Frame 1 (no input): blank canvas, image omitted
Frame 60 (the mouse pressed at the canvas centre just before this capture): blank canvas, image omitted
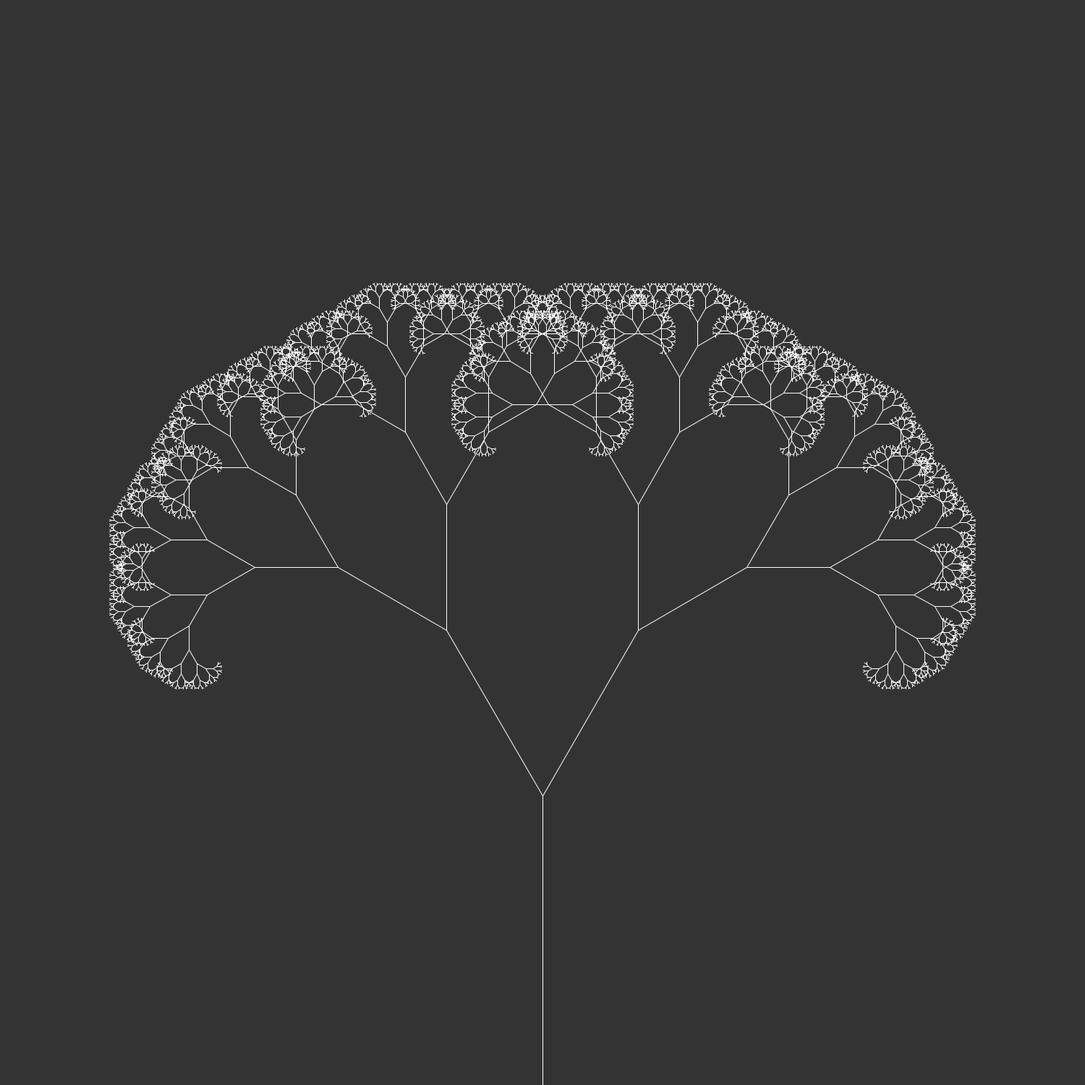
Frame 120 (the mouse held since frame 60 and released just before this capture)

The Processing sketch whose frames 1 and 60 were blank and that drew this single picture after the mouse press (run headless with seeded random() and noise(); from frame 60 on, the mouse is pressed at the canvas centre):

// Processing sketch: FractleTree
// ── FractleTree.pde

//float theta;

void setup() {
  size(1500, 1500);
}

void draw() {
  background(51);

  float h = 400;

  //theta = radians(mouseX);
  translate(width/2, height);

  stroke(255);
  line(0, 0, 0, -h);

  translate(0, -h);
  tree(h);


  
}

void tree(float h) {
  float theta = radians(mouseX);

  h *= 0.66;

  if (h > 2) {
    pushMatrix();
    rotate(theta);
    line(0, 0, 0, -h);
    translate(0, -h);
    tree(h);
    popMatrix();

    pushMatrix();
    rotate(-theta);
    line(0, 0, 0, -h);
    translate(0, -h);
    tree(h);
    popMatrix();
  }
}
